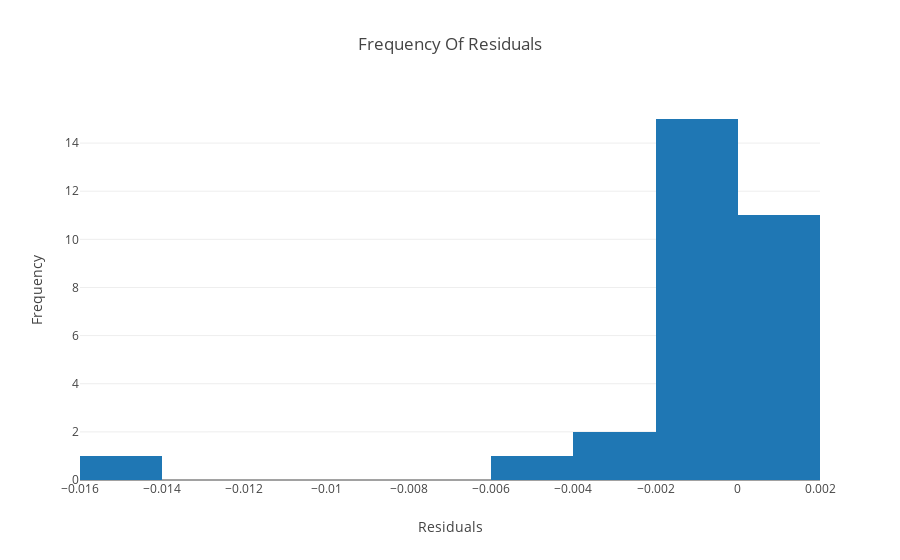

Notebook code cell kept with this figure:
### Markdown cell above
#### Histogram plot.

### Code cell
data = [go.Histogram(x=((regr.predict(X_test) - Y_test)))]
layout = go.Layout(
    title='Frequency Of Residuals',
    xaxis=dict(
        title='Residuals'
    ),
    yaxis=dict(
        title='Frequency'
    )
)
fig = go.Figure(data=data, layout=layout)
plot.iplot(fig, filename='normalized histogram')

### Figure 1 — Plotly figure (JSON) as saved in the notebook; plotly's stock layout.template omitted (floating-point values rounded to 4 significant figures)
{"data": [{"type": "histogram", "x": [-0.003917, -8.19e-05, -0.001456, 0.0004059, -7.16e-05, -0.0001792, -6.255e-05, -0.00419, 0.0002865, 0.0002253, -0.0001934, 0.000965, -0.0002033, 0.0007827, 0.0001002, -0.0001866, -6.956e-05, -8.957e-05, -0.0002007, -0.0003054, -0.002032, -0.01579, -0.0003066, 0.0001199, -0.0003275, 0.0003578, -0.0003403, 0.0002963, 0.0001142, 0.0004047]}], "layout": {"title": "Frequency Of Residuals", "xaxis": {"title": "Residuals"}, "yaxis": {"title": "Frequency"}}}
